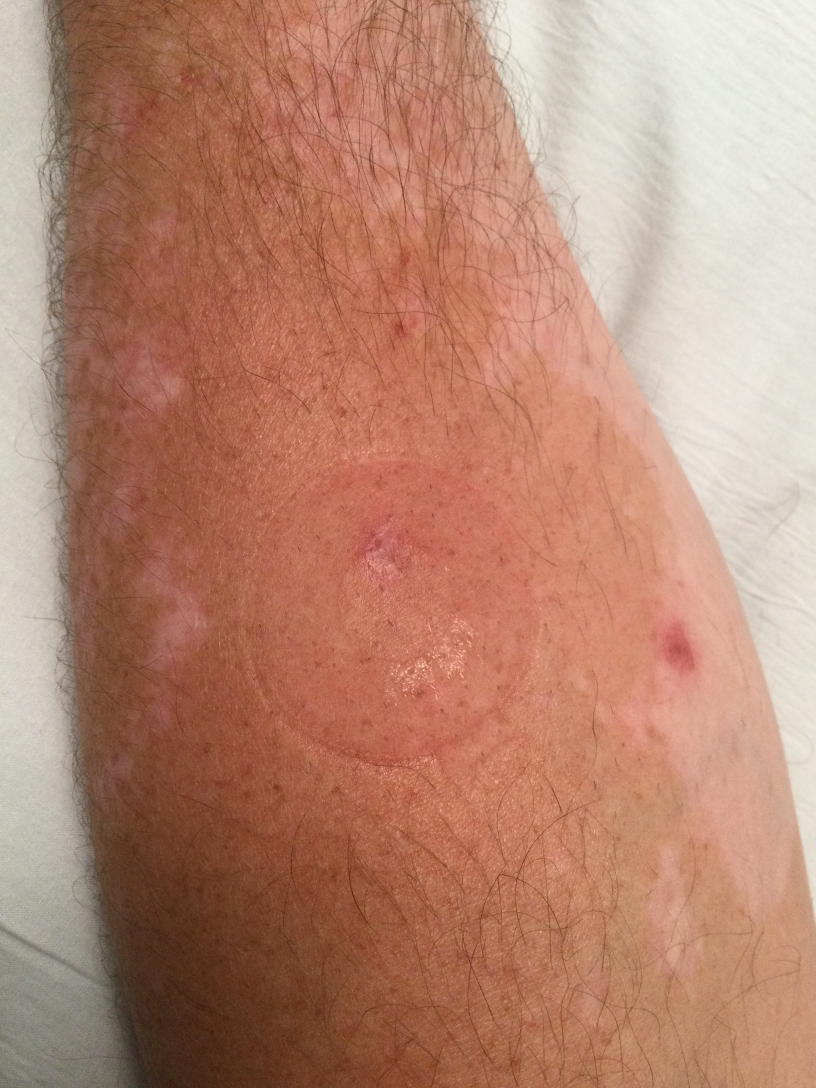
#> input picture sift_test/images/skin_ring.jpg, 2448 x 3264 px (shown at 1/3 size)
$ python -i landmark_ground_truth_tools.py   (imports and definitions only)
#> lines starting #> are read from the running program, lines starting #| are printed output that depends on the picture; after the words box and inside, x2 and y2 are one past the last pixel; in counts of white or black regions, pixels touching at a corner belong together
"""
Utilities for turning hand-labeled side-by-side landmark screenshots into
machine-readable ground truth.

Expected folder layout:
    Corresponding Landmarks/
      Pair 1/
        baseline.png
        followup.png
        labeled_side_by_side.png

The widest image in each pair folder is treated as the labeled side-by-side
reference. The two narrower images are treated as image1 and image2 in filename
sort order.
"""

from __future__ import annotations

import argparse
import csv
import json
import math
from dataclasses import dataclass
from pathlib import Path
from typing import Dict, List, Optional, Sequence, Tuple

import cv2
import numpy as np


Point = Tuple[float, float]


@dataclass
class ImageInfo:
    path: Path
    width: int
    height: int


@dataclass
class BoxLabel:
    side: str
    color_key: str
    center: Point
    bbox: Tuple[int, int, int, int]
    area: int


# [6 lines left out: function _read_image_info, not called in this run]


def discover_pair_folders(root: Path) -> List[Path]:
    return sorted(path for path in root.iterdir() if path.is_dir())


# [16 lines left out: function discover_pair_images, not called in this run]


def _dominant_color_key(bgr_pixels: np.ndarray) -> str:
    if bgr_pixels.size == 0:
        return "unknown"
    mean_bgr = np.mean(bgr_pixels.reshape(-1, 3), axis=0)
    hsv = cv2.cvtColor(np.uint8([[mean_bgr]]), cv2.COLOR_BGR2HSV)[0, 0]
    hue = int(hsv[0])
    sat = int(hsv[1])
    val = int(hsv[2])
    if sat < 60 or val < 80:
        return "unknown"
    if hue < 8 or hue >= 172:
        return "red"
    if 8 <= hue < 24:
        return "orange"
    if 24 <= hue < 42:
        return "yellow"
    if 42 <= hue < 88:
        return "green"
    if 88 <= hue < 105:
        return "cyan"
    if 105 <= hue < 132:
        return "blue"
    if 132 <= hue < 160:
        return "magenta"
    return "pink"


def _find_vertical_split(image: np.ndarray) -> int:
    h, w = image.shape[:2]
    gray = cv2.cvtColor(image, cv2.COLOR_BGR2GRAY)
    grad = np.abs(np.diff(gray.astype(np.float32), axis=1))
    column_score = np.mean(grad, axis=0)
    lo = int(w * 0.38)
    hi = int(w * 0.62)
    if hi <= lo:
        return w // 2
    split = int(np.argmax(column_score[lo:hi]) + lo)
    if abs(split - (w // 2)) > int(w * 0.10):
        return w // 2
    return split


def extract_colored_boxes(labeled_image_path: Path) -> Tuple[int, List[BoxLabel]]:
#> called with labeled_image_path = '../sift_test/images/skin_ring.jpg'
    image = cv2.imread(str(labeled_image_path))
#> image is the input picture: shape (3264, 2448, 3); mean B, G, R 113.4, 133.9, 182.5
    if image is None:
        raise FileNotFoundError(f"Could not load labeled image: {labeled_image_path}")
    h, w = image.shape[:2]
#> h = 3264; w = 2448
    split_x = _find_vertical_split(image)
#> in _find_vertical_split, `grad = np.abs(np.diff(gray.astype(np.float32), axis=1))`:
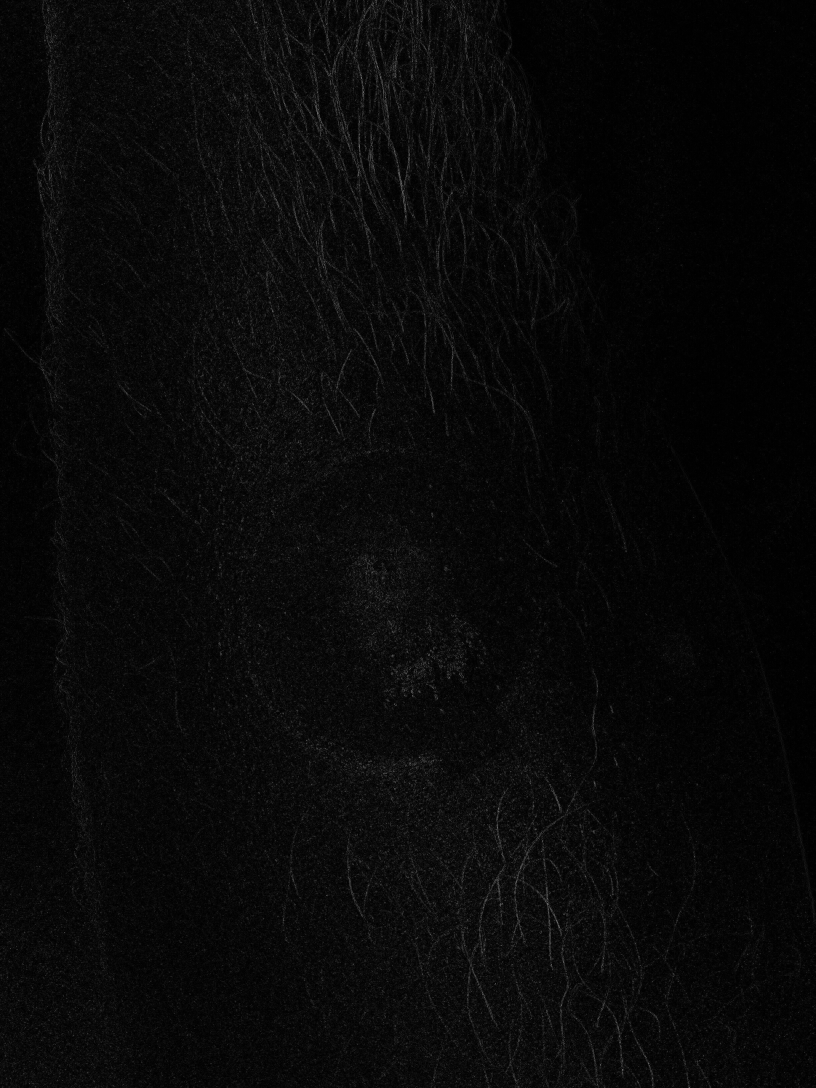
#> grad: shape (3264, 2447) float32 (shown at 1/3 size); min 0, max 91, mean 3.3; drawn with min black and max white
#> in _find_vertical_split, `column_score = np.mean(grad, axis=0)`: column_score = 2447 values, max 5.78 at index 1111, min 1.07 at index 2445, mean 3.34
#> in _find_vertical_split, `split = int(np.argmax(column_score[lo:hi]) + lo)`: split = 1111
#> split_x = 1111

    bgr = image.astype(np.int16)
    channel_range = np.max(bgr, axis=2) - np.min(bgr, axis=2)
    bright = np.max(bgr, axis=2)
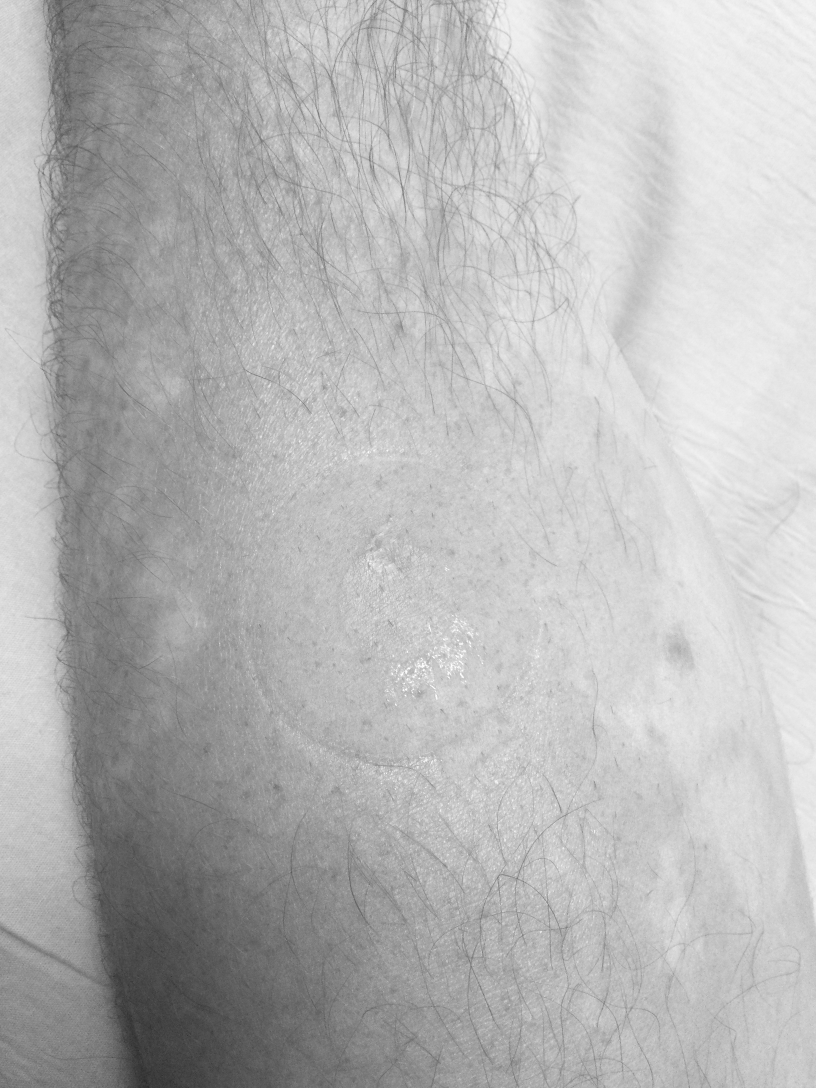
#> bright: shape (3264, 2448) int16 (shown at 1/3 size); min 24, max 255, mean 182.5
    color_mask = ((channel_range >= 75) & (bright >= 145)).astype(np.uint8) * 255
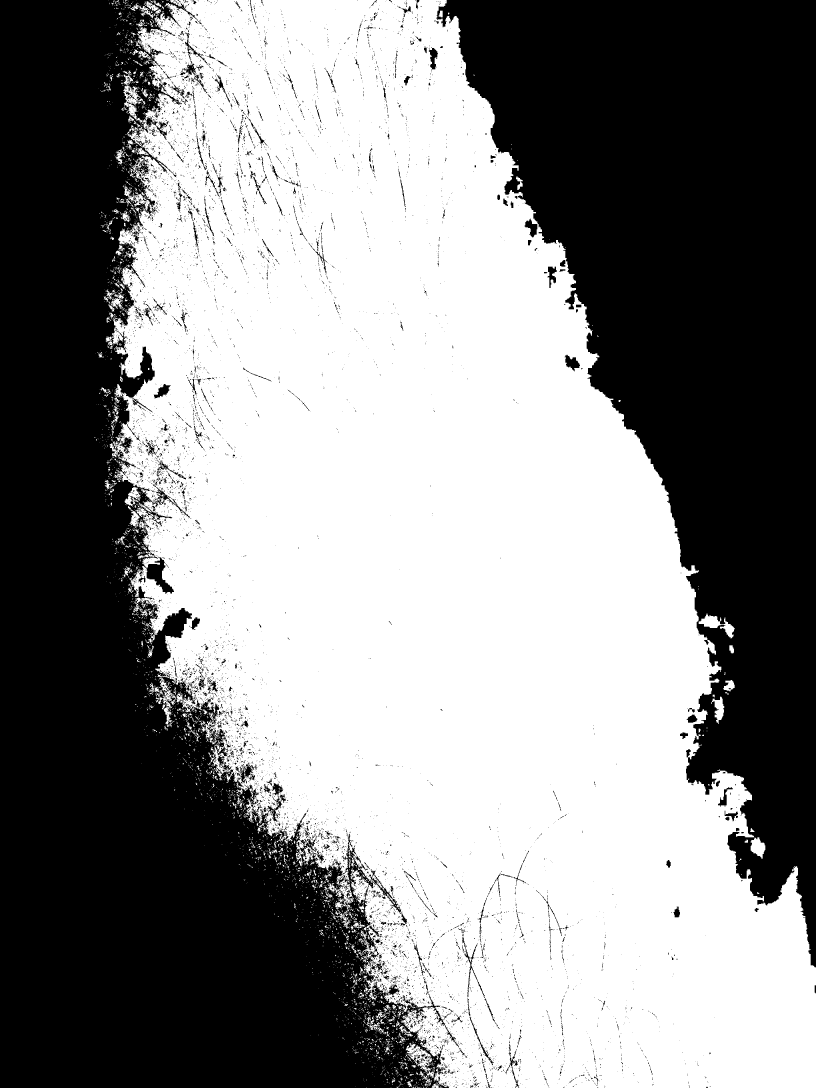
#> color_mask: shape (3264, 2448) (shown at 1/3 size); 54.2% white; 9460 black regions (8806 under 20 px), largest, box (x1, y1, x2, y2) and area: (0, 0, 1348, 3264) 2000443, (1308, 0, 2448, 2902) 1575720, (1694, 1064, 1740, 1114) 1200
    color_mask = cv2.morphologyEx(
        color_mask,
        cv2.MORPH_CLOSE,
        cv2.getStructuringElement(cv2.MORPH_RECT, (5, 5)),
    )
#> color_mask: shape (3264, 2448); 56% white; 366 black regions (1 under 20 px), largest, box (x1, y1, x2, y2) and area: (0, 0, 1276, 3264) 1888497, (1312, 0, 2448, 2902) 1573778, (440, 1676, 520, 1778) 3577

    num_labels, labels, stats, centroids = cv2.connectedComponentsWithStats(color_mask, connectivity=8)
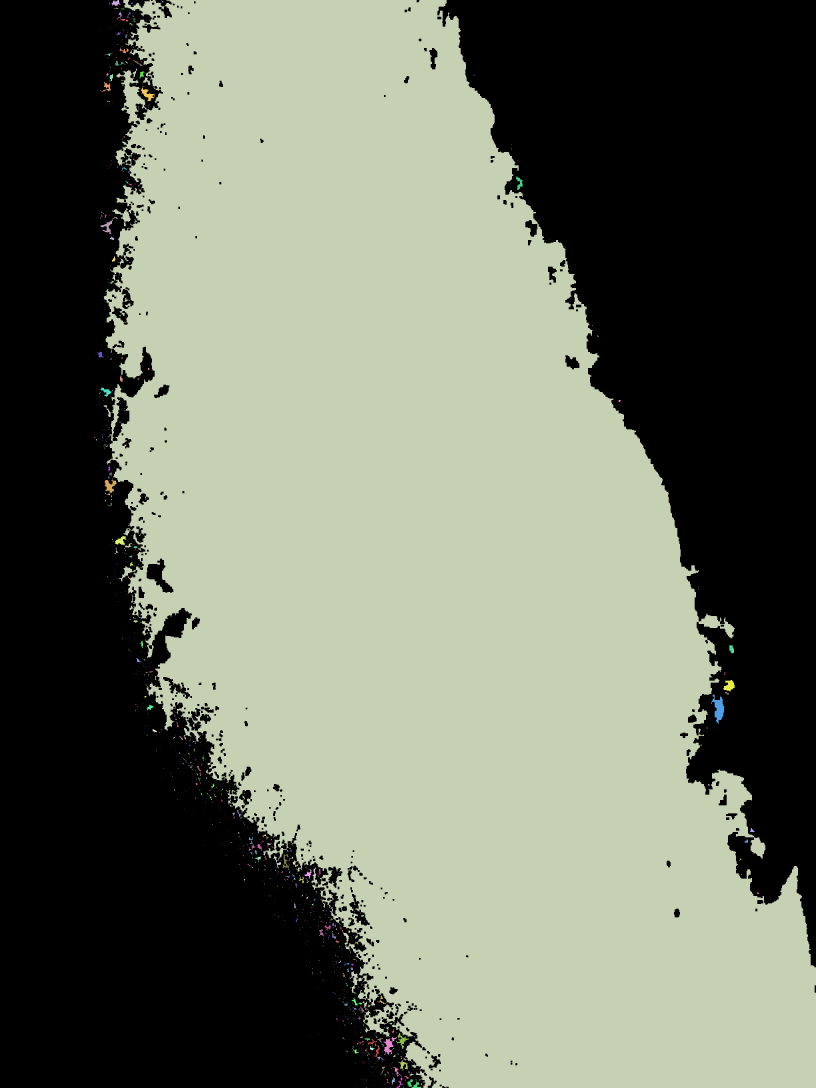
#> labels: shape (3264, 2448) int32 (shown at 1/3 size); 1035 distinct labels, from 0 to 1034; one colour per label, 0 black
#> num_labels = 1035; stats = 1035 rows, first 6: [0, 0, 2448, 3264, 3516702], [326, 0, 1, 1, 1], [334, 0, 29, 18, 276], [311, 0, 2137, 3264, 4452474], [408, 0, 1, 1, 1], [483, 0, 1, 2, 2]; centroids = 1035 pairs, first value 283.5 to 2273.8, second value 0 to 3263
    boxes: List[BoxLabel] = []
    for label in range(1, num_labels):
        area = int(stats[label, cv2.CC_STAT_AREA])
        x = int(stats[label, cv2.CC_STAT_LEFT])
        y = int(stats[label, cv2.CC_STAT_TOP])
        bw = int(stats[label, cv2.CC_STAT_WIDTH])
        bh = int(stats[label, cv2.CC_STAT_HEIGHT])
        if area < 80 or area > 18000:
            continue
        if bw < 18 or bh < 18 or bw > int(w * 0.22) or bh > int(h * 0.22):
            continue
        aspect = max(bw, bh) / max(1, min(bw, bh))
        if aspect > 2.3:
            continue

        component = labels == label
        color_key = _dominant_color_key(image[component])
        if color_key == "unknown":
            continue

        cx, cy = centroids[label]
        side = "image1" if cx < split_x else "image2"
        boxes.append(
            BoxLabel(
                side=side,
                color_key=color_key,
                center=(float(cx), float(cy)),
                bbox=(x, y, bw, bh),
                area=area,
            )
        )
#> this loop made 1034 passes
#> (area, x, y, bw, bh) on passes 3, 7, 11: (4452474, 311, 0, 2137, 3264), (21, 393, 5, 7, 8), (23, 343, 23, 13, 4)
#> after the loop, boxes = 27 items

    return split_x, boxes


# [112 lines left out: functions _map_label_point_to_original, extract_ground_truth_for_folder, write_ground_truth, main, not called in this run]


# [2 lines not run here, left out]

>>> result = extract_colored_boxes('../sift_test/images/skin_ring.jpg')
